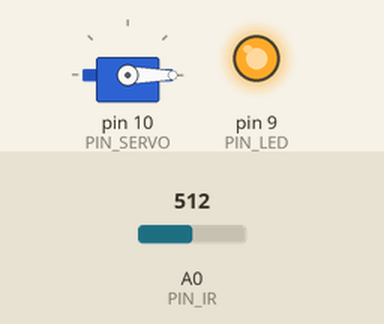
Simulated run of this sketch. Board: Arduino Uno, built with avr-gcc and run on an emulated ATmega328P. Parts: servo, output pins drawn as LEDs (lit = HIGH). Inputs (shaded band) come from the test bench; at power-on: A0 (PIN_IR) = 512. What the sketch prints to the serial monitor is not drawn.

Above: at 1.2 s.
1.3 s: A0 (PIN_IR) set to 245
At 4.1 s:
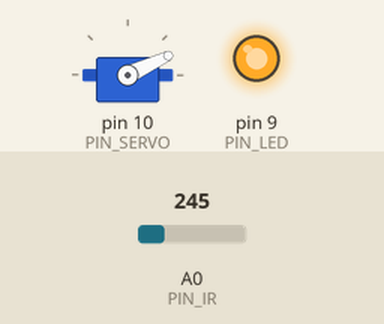
4.3 s: A0 (PIN_IR) set to 272
6.4 s: A0 (PIN_IR) set to 286
At 9.09 s:
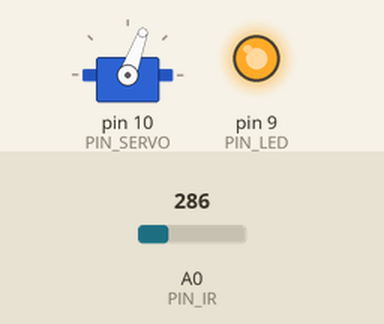
At 13.7 s:
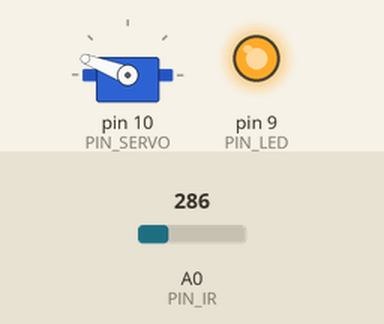
Timing chart, 0 to 15.2 s (numbered marks = the images above; inputs shaded):
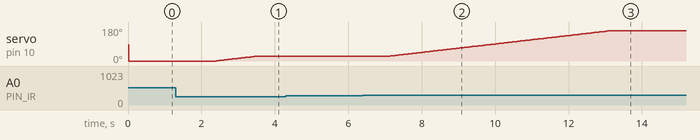

Measured:
- the behaviour switches between 285 and 286 on A0 (PIN_IR) (found by bisection; images 1 and 2)
- after the input at 1.3 s, servo on pin 10 (PIN_SERVO): goes on until 3.5 s, then stays 25°
- after the input at 4.3 s, every drawn part: stays the same
- after the input at 6.4 s, servo on pin 10 (PIN_SERVO): moves from 25° to 159° over 6.0 s, starting after 0.70 s

The sketch:

21_bbc_20213050.ino
```cpp
#include <Servo.h>

// Arduino pin assignment
#define PIN_IR A0
#define PIN_LED 9
#define PIN_SERVO 10

// configurable parameters
#define _DUTY_MIN 800 // servo full clockwise position (0 degree)
#define _DUTY_NEU 1420 // servo neutral position (90 degree)
#define _DUTY_MAX 2180 // servo full counterclockwise position (180 degree)

#define alpha 0.1

#define _POS_START (_DUTY_MIN + 100)
#define _POS_END (_DUTY_MAX - 100)

#define _SERVO_SPEED 30  // servo speed limit (unit: degree/second)
#define INTERVAL 20  // servo update interval

// global variables
unsigned long last_sampling_time; // unit: ms
float duty_chg_per_interval; // maximum duty difference per interval
int toggle_interval, toggle_interval_cnt;
float pause_time; // unit: sec
float dist_ema;
Servo myservo;
float duty_target, duty_curr;
int a, b; // unit: mm

void setup() {
// initialize GPIO pins
  myservo.attach(PIN_SERVO);
  pinMode(PIN_LED,OUTPUT);
  digitalWrite(PIN_LED, 1);
  myservo.writeMicroseconds(1420);

// initialize serial port
  Serial.begin(57600);

// convert angle speed into duty change per interval.
  duty_chg_per_interval = (_DUTY_MAX - _DUTY_MIN) * (float)(_SERVO_SPEED / 180.0) * (float)(INTERVAL / 1000.0);

// remove next three lines after finding answers
  Serial.print("duty_chg_per_interval:");
  Serial.println(duty_chg_per_interval);

  duty_target = 0;
  duty_curr = 0;


// initialize variables for servo update.
  pause_time = 1;
  toggle_interval = (180.0 / _SERVO_SPEED + pause_time) * 1000 / INTERVAL;
  toggle_interval_cnt = toggle_interval;

// initialize last sampling time
  last_sampling_time = 0;

  a = 82; //70;
  b = 319; //300;
}

float ir_distance(void){ // return value unit: mm
  float val;
  float volt = float(analogRead(PIN_IR));
  val = ((6762.0/(volt-9.0))-4.0) * 10.0;
  return val;
}

void loop() {
  if(millis() < last_sampling_time + INTERVAL) return;

  float raw_dist = ir_distance();
  float dist_cali = 100 + 300.0 / (b - a) * (raw_dist - a);

  dist_ema = alpha*dist_cali + (1-alpha)*dist_ema;

  if(dist_ema < 255.0){
    duty_target = _DUTY_MAX;
     //myservo.writeMicroseconds(_DUTY_MAX);
     //analogWrite(PIN_LED, 0);
  }
  else {
    duty_target = _DUTY_MIN;
     //myservo.writeMicroseconds(_DUTY_MIN);
     //analogWrite(PIN_LED, 255);
  }

  // adjust duty_curr toward duty_target by duty_chg_per_interval
  if(duty_target > duty_curr) {
    duty_curr += duty_chg_per_interval;
    if(duty_curr > duty_target) duty_curr = duty_target;
  }
  else {
    duty_curr -= duty_chg_per_interval;
    if(duty_curr < duty_target) duty_curr = duty_target;
  }

// update servo position
  myservo.writeMicroseconds(duty_curr);

  last_sampling_time += INTERVAL;
}
```
